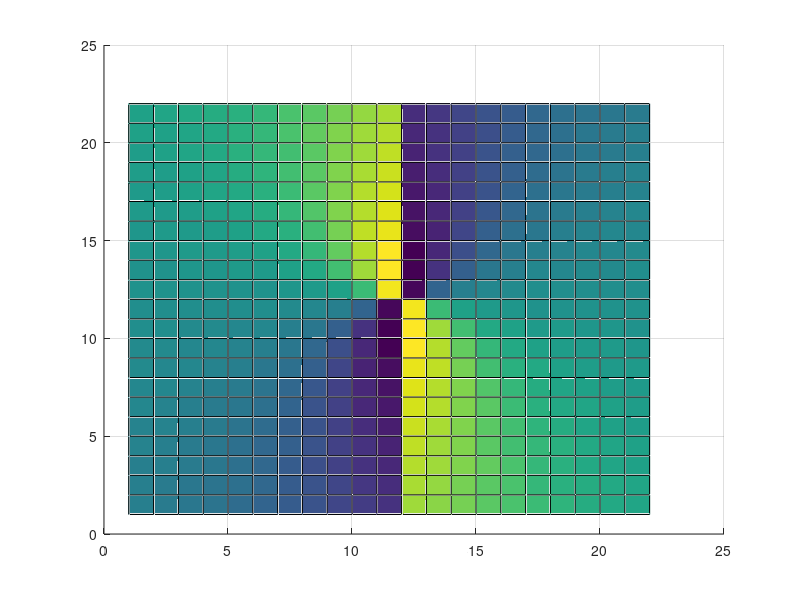

Here is the MATLAB script that generated this plot: (Note: this script raises an error after producing the figure.)
[x, y] = meshgrid(-2:4/21:2, -1:2/21:1);
p = @(x,y) (x.^(2)+y.^(2)).^(1./2);
a = @(x,y) atan(y./x)

p_values = p(x, y);
a_values = a(x, y);

result = atan2(p_values, a_values);

mesh(result)
surface(result)
view(180./2, -180:18:180);
